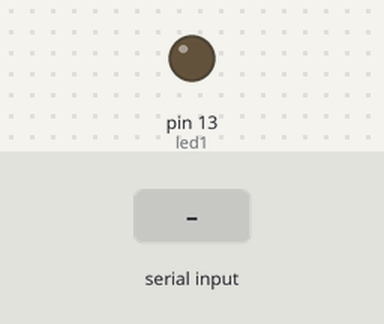
Bench run of a sketch on a simulated Arduino Uno, built with avr-gcc and run on an emulated ATmega328P. On the bench: output pins drawn as LEDs (lit = HIGH). The test bench sets the inputs (shaded band). What the sketch prints to the serial monitor is not drawn.

Above: at 1.2 s.
1.3 s: "1" received over Serial
At 2.5 s:
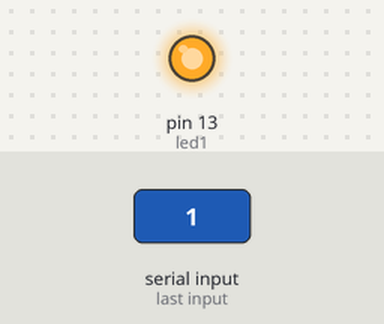
2.8 s: byte 55 (55) received over Serial
At 3.9 s:
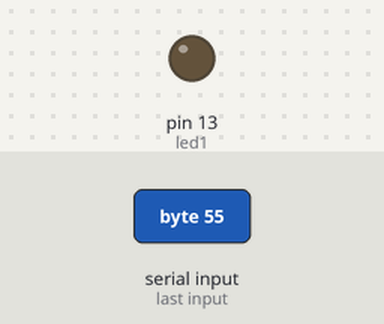
4.7 s: "2" received over Serial
At 5.3 s:
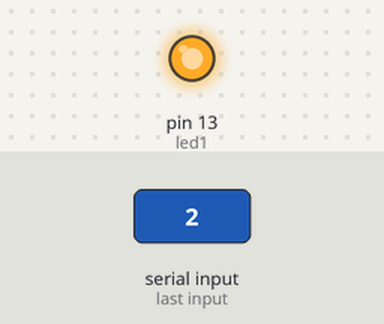
Timing chart, 0 to 7.7 s (numbered marks = the images above; inputs shaded):
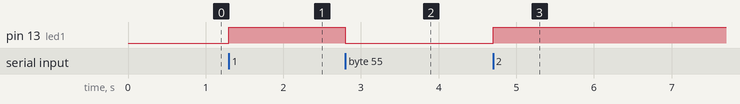

The sketch:

ROV_FIRST.ino
```cpp
char data;
int led1 = 13;

void setup()
{
  Serial.begin(115200);
  pinMode(led1, OUTPUT);
}

void loop()
{

  if (Serial.available() > 0)
  {
    data = Serial.read();
  }

  if (data == 49)   //UP
  {
    digitalWrite(led1, HIGH);
    Serial.println("UP");
  }

  if (data == 50)   //DOWN
  {
    digitalWrite(led1, HIGH);
    Serial.println("DOWN");
  }

  if (data == 51)   //LEFT
  {
    digitalWrite(led1, HIGH);
    Serial.println("LEFT");
  }

  if (data == 52)   //RIGHT
  {
    digitalWrite(led1, HIGH);
    Serial.println("RIGHT");
  }

  if (data == 53)   //STOP
  {
    digitalWrite(led1, LOW);
    Serial.println("STOP");
  }

  if (data == 54)   //FORWARD
  {
    digitalWrite(led1, LOW);
    Serial.println("FORWARD");
  }

  if (data == 55)   //BACKWARD
  {
    digitalWrite(led1, LOW);
    Serial.println("BACKWARD");
  }
}
```

Measured:
- after the input at 1.3 s, pin 13 (led1): LOW → HIGH at once
- after the input at 2.8 s, pin 13 (led1): HIGH → LOW at once
- after the input at 4.7 s, pin 13 (led1): LOW → HIGH at once
